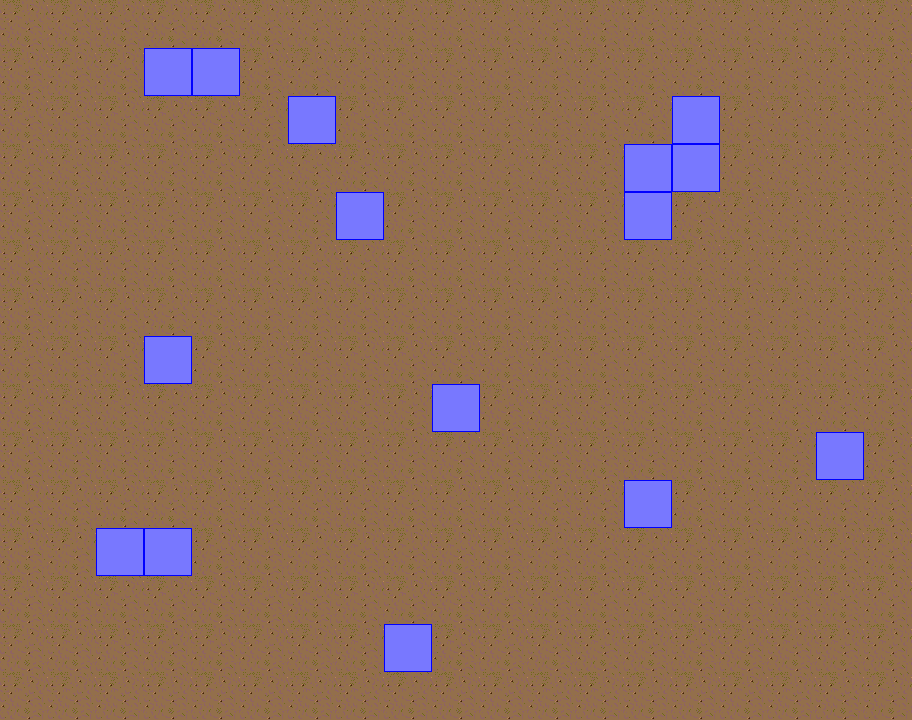

A level layout from a 2D game, rendered from its tile map. Below: a short description, then the map file with tile-grid data replaced by summaries:
An orthogonal 19x15 tile map with 48x48 px tiles, 3 tile layers (background, rocks, collision), 3 tilesets and 3 objects (mainPlayer, bullet).

<map version="1.0" orientation="orthogonal" width="19" height="15" tilewidth="48" tileheight="48">
 <tileset firstgid="1" name="ground" tilewidth="48" tileheight="48">
  <image source="ground.png" width="128" height="64" />
 </tileset>
 <tileset firstgid="3" name="rock" tilewidth="48" tileheight="48">
  <image source="rock.png" trans="ff0000" width="48" height="48" />
 </tileset>
 <tileset firstgid="4" name="collision-obj" tilewidth="48" tileheight="48">
  <image source="collision-obj.png" width="48" height="48" />
  <tile id="0">
   <properties>
    <property name="type" value="solid" />
   </properties>
  </tile>
 </tileset>
 <layer name="background" width="19" height="15">
  <data>[285 cells, 285 non-empty, 1 distinct tile ids]</data>
 </layer>
 <layer name="rocks" width="19" height="15">
  <data>[285 cells, 15 non-empty, 1 distinct tile ids]</data>
 </layer>
 <objectgroup name="objects" width="19" height="15">
  <object x="1112" y="169" />
  <object name="mainPlayer" x="384" y="96" width="48" height="48">
   <properties>
    <property name="image" value="girl" />
    <property name="spriteheight" value="48" />
    <property name="spritewidth" value="48" />
   </properties>
  </object>
  <object name="bullet" x="445" y="107" width="24" height="24">
   <properties>
    <property name="image" value="bullet" />
    <property name="spritewidth" value="24" />
   </properties>
  </object>
 </objectgroup>
 <layer name="collision" width="19" height="15">
  <data>[285 cells, 15 non-empty, 1 distinct tile ids]</data>
 </layer>
</map>
